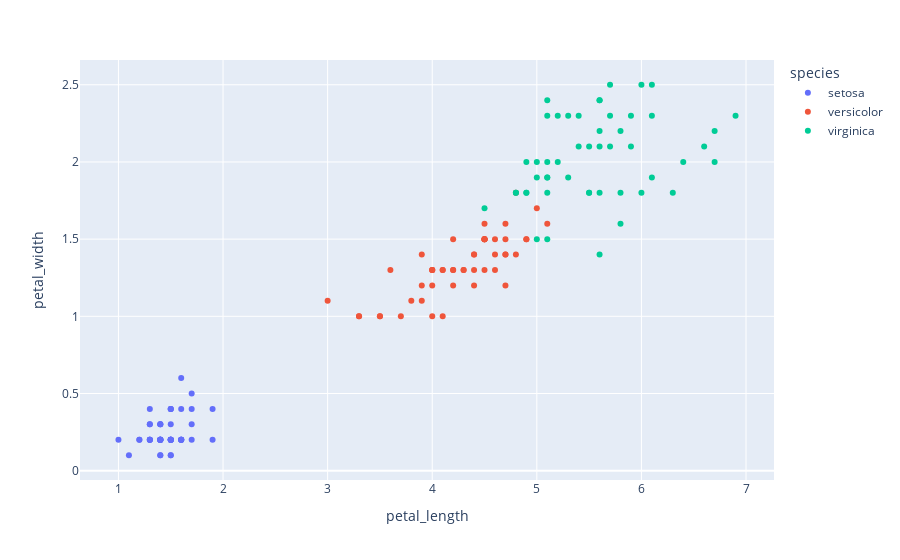

Source (notebook cell):
### Code cell
px.scatter(df,x="petal_length",y="petal_width", color="species")

### Figure 1 — Plotly figure (JSON) as saved in the notebook; plotly's stock layout.template omitted (floating-point values rounded to 4 significant figures)
{"data": [{"hovertemplate": "species=setosa<br>petal_length=%{x}<br>petal_width=%{y}<extra></extra>", "legendgroup": "setosa", "marker": {"color": "#636efa", "symbol": "circle"}, "mode": "markers", "name": "setosa", "orientation": "v", "showlegend": true, "type": "scatter", "x": [1.4, 1.4, 1.3, 1.5, 1.4, 1.7, 1.4, 1.5, 1.4, 1.5, 1.5, 1.6, 1.4, 1.1, 1.2, 1.5, 1.3, 1.4, 1.7, 1.5, 1.7, 1.5, 1, 1.7, 1.9, 1.6, 1.6, 1.5, 1.4, 1.6, 1.6, 1.5, 1.5, 1.4, 1.5, 1.2, 1.3, 1.4, 1.3, 1.5, 1.3, 1.3, 1.3, 1.6, 1.9, 1.4, 1.6, 1.4, 1.5, 1.4], "xaxis": "x", "y": [0.2, 0.2, 0.2, 0.2, 0.2, 0.4, 0.3, 0.2, 0.2, 0.1, 0.2, 0.2, 0.1, 0.1, 0.2, 0.4, 0.4, 0.3, 0.3, 0.3, 0.2, 0.4, 0.2, 0.5, 0.2, 0.2, 0.4, 0.2, 0.2, 0.2, 0.2, 0.4, 0.1, 0.2, 0.2, 0.2, 0.2, 0.1, 0.2, 0.2, 0.3, 0.3, 0.2, 0.6, 0.4, 0.3, 0.2, 0.2, 0.2, 0.2], "yaxis": "y"}, {"hovertemplate": "species=versicolor<br>petal_length=%{x}<br>petal_width=%{y}<extra></extra>", "legendgroup": "versicolor", "marker": {"color": "#EF553B", "symbol": "circle"}, "mode": "markers", "name": "versicolor", "orientation": "v", "showlegend": true, "type": "scatter", "x": [4.7, 4.5, 4.9, 4, 4.6, 4.5, 4.7, 3.3, 4.6, 3.9, 3.5, 4.2, 4, 4.7, 3.6, 4.4, 4.5, 4.1, 4.5, 3.9, 4.8, 4, 4.9, 4.7, 4.3, 4.4, 4.8, 5, 4.5, 3.5, 3.8, 3.7, 3.9, 5.1, 4.5, 4.5, 4.7, 4.4, 4.1, 4, 4.4, 4.6, 4, 3.3, 4.2, 4.2, 4.2, 4.3, 3, 4.1], "xaxis": "x", "y": [1.4, 1.5, 1.5, 1.3, 1.5, 1.3, 1.6, 1, 1.3, 1.4, 1, 1.5, 1, 1.4, 1.3, 1.4, 1.5, 1, 1.5, 1.1, 1.8, 1.3, 1.5, 1.2, 1.3, 1.4, 1.4, 1.7, 1.5, 1, 1.1, 1, 1.2, 1.6, 1.5, 1.6, 1.5, 1.3, 1.3, 1.3, 1.2, 1.4, 1.2, 1, 1.3, 1.2, 1.3, 1.3, 1.1, 1.3], "yaxis": "y"}, {"hovertemplate": "species=virginica<br>petal_length=%{x}<br>petal_width=%{y}<extra></extra>", "legendgroup": "virginica", "marker": {"color": "#00cc96", "symbol": "circle"}, "mode": "markers", "name": "virginica", "orientation": "v", "showlegend": true, "type": "scatter", "x": [6, 5.1, 5.9, 5.6, 5.8, 6.6, 4.5, 6.3, 5.8, 6.1, 5.1, 5.3, 5.5, 5, 5.1, 5.3, 5.5, 6.7, 6.9, 5, 5.7, 4.9, 6.7, 4.9, 5.7, 6, 4.8, 4.9, 5.6, 5.8, 6.1, 6.4, 5.6, 5.1, 5.6, 6.1, 5.6, 5.5, 4.8, 5.4, 5.6, 5.1, 5.1, 5.9, 5.7, 5.2, 5, 5.2, 5.4, 5.1], "xaxis": "x", "y": [2.5, 1.9, 2.1, 1.8, 2.2, 2.1, 1.7, 1.8, 1.8, 2.5, 2, 1.9, 2.1, 2, 2.4, 2.3, 1.8, 2.2, 2.3, 1.5, 2.3, 2, 2, 1.8, 2.1, 1.8, 1.8, 1.8, 2.1, 1.6, 1.9, 2, 2.2, 1.5, 1.4, 2.3, 2.4, 1.8, 1.8, 2.1, 2.4, 2.3, 1.9, 2.3, 2.5, 2.3, 1.9, 2, 2.3, 1.8], "yaxis": "y"}], "layout": {"legend": {"title": {"text": "species"}, "tracegroupgap": 0}, "margin": {"t": 60}, "xaxis": {"anchor": "y", "domain": [0, 1], "title": {"text": "petal_length"}}, "yaxis": {"anchor": "x", "domain": [0, 1], "title": {"text": "petal_width"}}}}
